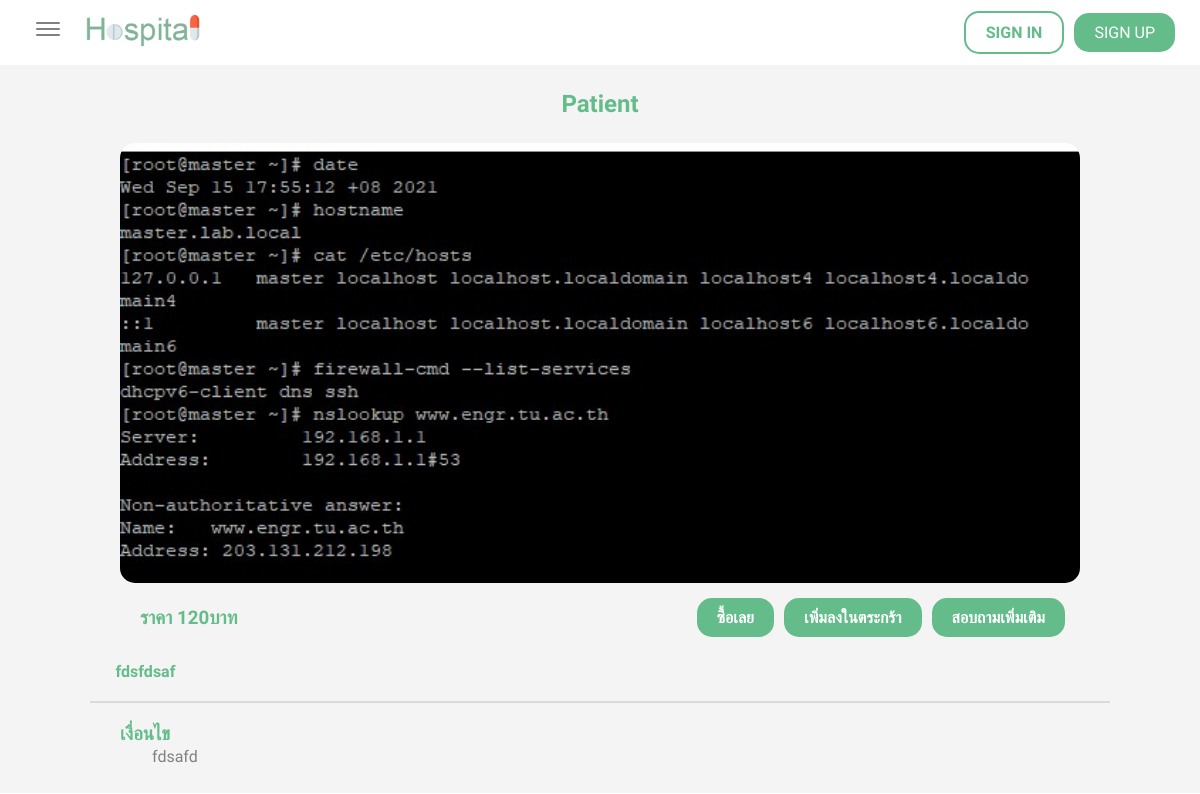
/package/6, run on an earlier commit of the app's database.
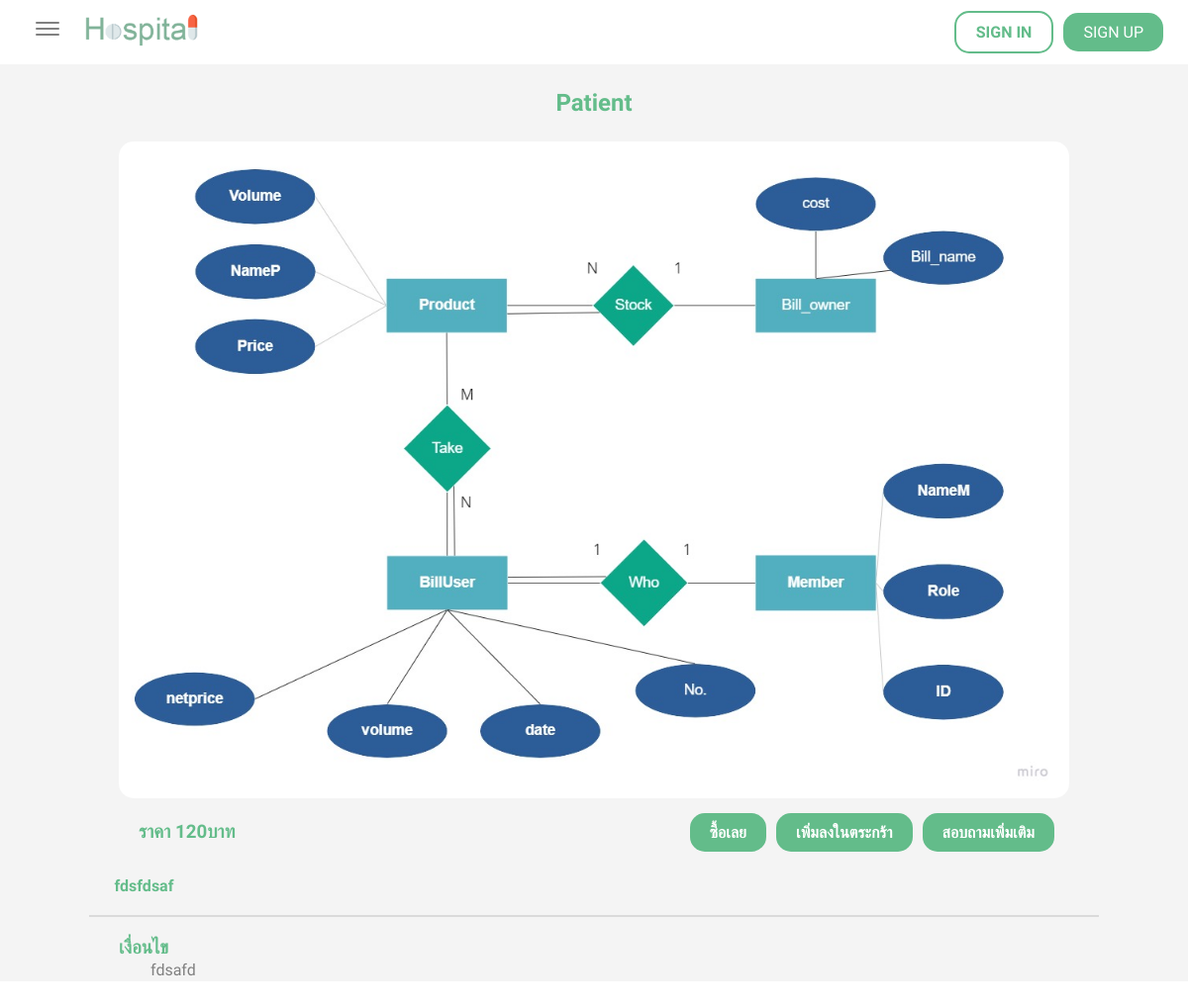
And on a later commit of the database.
### doctors/models.py (models this page shows, shortened)
class Package(models.Model):
    name = models.CharField(max_length=100, null = True)
    price = models.IntegerField(null = True)
    desc =models.CharField(max_length=200, null = True)
    cond =models.CharField(max_length=200, null = True)
    img = models.ImageField(default='pic.jpg', null=True)
    date_created = models.DateTimeField(default=timezone.now)

### doctors/views.py (the view)
# urls.py: path('package/<str:pk>', views.package_content, name="package_content"),
def package_content(request, pk):
    pack = Package.objects.filter(id=pk).first()
    return render(request, "doctors/package_one.html", {'pack': pack})

### doctors/templates/doctors/package_one.html (shortened to what this page needs)
{% extends "doctors/layout.html" %}
{% load static %}
{% block content %}
    <div class="header-promotion">
        <h2>{{pack.name}}</h2>
    </div>
    <div class="content-area-epromotion">
        <img src="{{pack.img.url}}" alt="">
        <div class="price-and-button">
            <h3>ราคา {{pack.price}}บาท</h3>
            {% if request.user.is_superuser %}
            <div class="promotion-button">
                <a href="{%url 'doctors:editpackage' pack.id %}" class="edit-button">แก้ไข</a>
                <a href="{%url 'doctors:deletepackage' pack.id %}" class="delete-button">ลบ</a>
            </div>
            {% else %}
            <div class="promotion-button">
                <a href="{%url 'doctors:buy' pack.id %}" class="edit-button">ซื้อเลย</a>
                <a href="#" class="edit-button">เพิ่มลงในตระกร้า</a>
                <a href="#" class="edit-button">สอบถามเพิ่มเติม</a>
            </div>
            {% endif %}
        </div>
        <div class="detail-promotion">
            <p>{{pack.desc}}</p>
        </div>
        <div class="condition-zone">
            <div class="condition-header">
                <h3>เงื่อนไข</h3>
            </div>
            <p>{{pack.cond}}</p>
        </div>
    </div>
{% endblock %}

### doctors/templates/doctors/layout.html (shortened to what this page needs)
{% load static %}
<!DOCTYPE html>
<html lang="en">
    <head>
    </head>
    <body>
        <div id="navbar">
        <div class="nav-box-l">
            <a href="#" class="menu-bars" id="show-menu">
                <ion-icon name="menu-outline"></ion-icon>
            </a>
            <a href="{% url 'doctors:index' %}"><img src="{% static 'images/logo.png' %}"></img></a>
        </div>
        {% if request.user.is_active %}
        <div class="nav-box-r">
            <a href="{% url 'doctors:profile' %}" class="user-profile">
                <img src =" {{request.user.patient.profile_pic.url}}" >
                <p>{{request.user.patient.First_name}}</p>
            </a>
            <div class="normal-a">
            <a href="#" id="show-noti" onclick="showNoti();">
                <ion-icon name="notifications"></ion-icon>
            </a>
            <a href="#" id="show-more" onclick="showMore();">
                <ion-icon name="caret-down"></ion-icon>
            </a>
        </div>
        </div>
        {% else %}
        <div class="nav-box-r">
            <a href="{% url 'doctors:login' %}" class="signin">SIGN IN </a>
            <a href="{% url 'doctors:register' %}"  class="signup">SIGN UP</a>
        </div>
        {% endif %}
    </div>
    <div class="box-head-empty"></div>
    <div class ="area-content" id="area-content">
        {% block content %}
        {% endblock %}
    </div>
    </body>
</html>

### static/css/style-navbar.css (style rules this page uses)
* { margin: 0; padding: 0; box-sizing: border-box; font-family: 'Prompt', sans-serif; }
#navbar { background-color: #ffffff; height: 65px; display: flex; justify-content: space-between; align-items: center; transition: 850ms; position: fixed; width: 100%; }
#navbar .nav-box-r { display: flex; align-items: center; margin-right: 20px; }
#navbar .nav-box-r .signup { position: relative; display: inline-block; padding: 10px 20px; background: #63bc8a; color: white; border-radius: 15px; text-decoration: none; margin: 5px; transition: 150ms; }
#navbar .nav-box-r .signin { position: relative; display: inline-block; padding: 10px 20px; background: white; color: #63bc8a; border-radius: 15px; text-decoration: none; margin: 5px; font-weight: bold; border: 2px solid #63bc8a; transition: 150ms; }
#navbar .nav-box-l { display: flex; justify-content: start; align-items: center; }
#navbar .nav-box-l img { height: 35px; margin-left: 20px; transition: 850ms; }
.menu-bars { margin-left: 2rem; font-size: 2rem; color: gray; }
.box-head-empty { width: 100%; height: 65px; background-color: transparent; }

### static/css/style-about.css (style rules this page uses)
.area-content { background-color: #f4f4f4; display: flex; height: 91vh; width: 100%; overflow: hidden; overflow-y: scroll; justify-content: flex-start; align-items: center; text-align: center; flex-direction: column; }

### static/css/style-dpromotion.css (style rules this page uses)
.area-content { background-color: #f4f4f4; display: flex; height: 91vh; width: 100%; overflow: hidden; overflow-y: scroll; justify-content: flex-start; align-items: center; text-align: center; flex-direction: column; }
.area-content .header-promotion { display: flex; margin: 15px; width: 90%; justify-content: center; align-items: center; text-align: center; padding: 10px; }
.area-content .header-promotion h2 { color: #63bc8a; }
.area-content .content-area-epromotion { width: 100%; display: flex; flex-direction: column; justify-content: start; align-items: center; text-align: center; }
.area-content .content-area-epromotion img { width: 80%; min-width: 300px; border-radius: 15px; }
.area-content .content-area-epromotion .price-and-button { display: flex; width: 80%; justify-content: space-between; align-items: center; text-align: center; margin: 10px; }
.area-content .content-area-epromotion .price-and-button .promotion-button { padding-right: 10px; display: flex; align-items: center; text-align: center; justify-content: center; }
.area-content .content-area-epromotion .price-and-button .promotion-button .edit-button { position: relative; display: inline-block; padding: 10px 20px; background: #63bc8a; color: white; border-radius: 15px; text-decoration: none; margin: 5px; transition: 100ms; font-weight: bold; }
.area-content .content-area-epromotion .price-and-button h3 { color: #63bc8a; padding-left: 20px; }
.area-content .content-area-epromotion .detail-promotion { width: 85%; display: flex; align-items: center; text-align: center; justify-content: center; border-bottom: 2px solid #dadada; }
.area-content .content-area-epromotion .detail-promotion p { width: 95%; margin: 10px; color: #63bc8a; font-weight: bold; margin-bottom: 20px; text-align: left; }
.area-content .content-area-epromotion .condition-zone { width: 80%; display: flex; flex-direction: column; align-items: left; text-align: left; justify-content: start; margin: 20px; }
.area-content .content-area-epromotion .condition-zone .condition-header { width: 95%; display: flex; align-items: left; color: #63bc8a; }
.area-content .content-area-epromotion .condition-zone p { margin: 2px; color: gray; padding-left: 30px; }

What changed in the data, as far as the page shows it:
changed Package "Patient": img: a different picture
